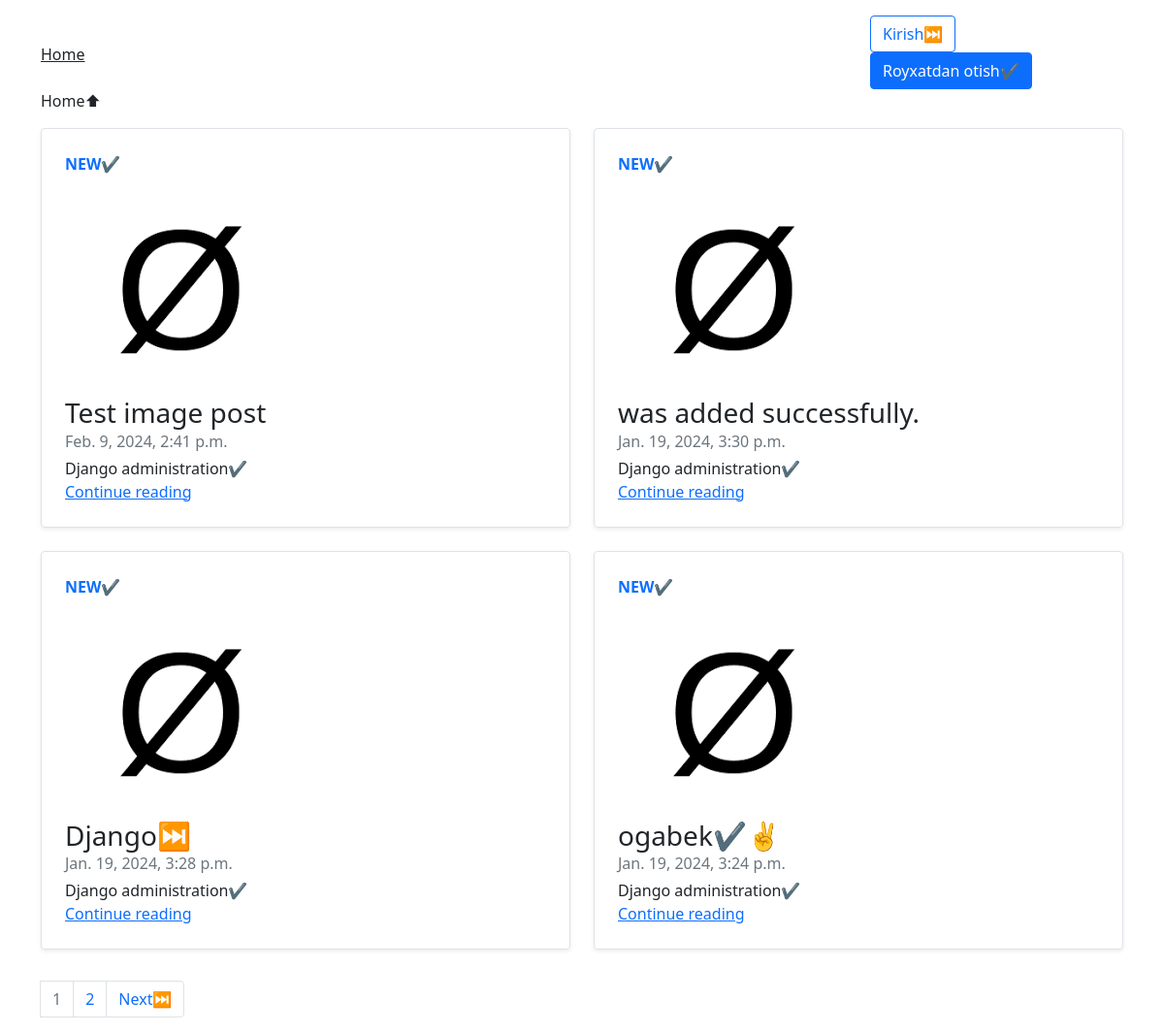
Screenshot of /blog/ with the database file from the repository.
### blog/models.py (models this page shows, shortened)
class Post(models.Model):
    class Status(models.TextChoices):
        DRAFT = 'DF', 'Draft'
        PUBLISHED = 'PB', 'Published'
    title = models.CharField(max_length=250)
    slug = models.SlugField(max_length=250, unique_for_date='publish')
    img = models.ImageField(upload_to='images/', blank=True)
    author = models.ForeignKey(User,
                            on_delete=models.CASCADE,
                            related_name='blog_posts')
    body = models.TextField()
    likes = models.ManyToManyField(User, through='Like', related_name='liked_post', blank=True)
    comments = models.ManyToManyField(User, through='Comment', related_name='commented_post', blank=True)
    publish = models.DateTimeField(default=timezone.now)
    created = models.DateTimeField(auto_now_add=True)
    updated = models.DateTimeField(auto_now=True)
    status = models.CharField(max_length=2,
                            choices=Status.choices,
                            default=Status.DRAFT)
    objects = models.Manager()
    published = PublishedManager()
    class Meta:
        ordering = ['-publish']
        indexes = [
            models.Index(fields=['-publish']),
        ]
    def get_absolute_url(self):
        return reverse("blog:post_detail", args=[
            self.publish.year,
            self.publish.month,
            self.publish.day,
            self.slug
        ])

### blog/views.py (the view)
# urls.py: path('blog/', views.PostListViews.as_view(), name='post_list'),
class PostListViews(ListView):
    queryset = Post.published.all()
    context_object_name = 'posts'
    paginate_by = 4
    template_name = 'blog/post/list.html'

### blog/templates/blog/post/list.html (shortened to what this page needs)
{% extends "blog/base.html" %}
{% block content %}
<div class="row mb-2">
    {% for post in posts %}
    <div class="col-md-6">
      <div class="row g-0 border rounded overflow-hidden flex-md-row mb-4 shadow-sm h-md-250 position-relative">
        <div class="col p-4 d-flex flex-column position-static" >
          <strong class="d-inline-block mb-2 text-primary">NEW✔</strong>
          {% if post.img %}
        <div>
          <img src="{{ post.img.url  }}" alt="{{  post.title  }}">
        </div>
          {% endif %}
          <h3 class="mb-0">{{ post.title }}</h3>
          <div class="mb-1 text-muted">{{ post.publish }}</div>
          <p class="card-text mb-auto">
            {{ post.body }}
          </p>
          <a href="{{ post.get_absolute_url }}" class="stretched-link">Continue reading</a>
        </div>
      </div>
    </div>
    {% endfor %}
  </div>
  {% include 'blog/paginition.html' with page=page_obj %}
{% endblock %}

### blog/templates/blog/base.html (shortened to what this page needs)
{% load static %}
<!DOCTYPE html>
<html>
<head>
    <link rel="stylesheet" href="https://cdn.jsdelivr.net/npm/bootstrap-icons@1.11.3/font/bootstrap-icons.min.css">
    <link href="https://cdn.jsdelivr.net/npm/bootstrap@5.0.2/dist/css/bootstrap.min.css" rel="stylesheet">
</head>
<body>
        <div class="container">
          <header class="blog-header py-3">
            <div class="row flex-nowrap justify-content-between align-items-center">
              <div class="col-4 pt-1">
                <a class="text-dark" href="{% url 'blog:home' %}">Home</a>
              </div>
              {% if not user.is_authenticated %}
              <div class="col-md-3">
                <a href="{% url 'blog:my_login' %}" type="button" class="btn btn-outline-primary me-2">Kirish⏭</a>
                <a href="{% url 'blog:signup' %}" type="button" class="btn btn-primary">Royxatdan otish✔</a>
              </div>
              {% endif %}
            </div> Home⬆
          </header>
          </div>
        <main class="container">
            {% block content%}
            {% endblock %}
        </main>
</body>
</html>

### blog/templates/blog/paginition.html (shortened to what this page needs)
{% if page.has_other_pages %}
<nav aria-label="Page navigation exemple">
  <ul class="pagination">
    {% for i in page.paginator.page_range %}
    {% if page.number == i %}
    <li class="page-item disabled"><a class="page-link">{{ i }}</a></li>
    {% else %}
    <li class="page-item"><a class="page-link" href="?page={{ i }}">{{ i }}</a></li>
    {% endif %}
    {% endfor %}
    {% if page.has_next %}
    <li class="page-item"><a class="page-link" href="?page={{ page.next_page_number }}">Next⏭</a></li>
    {% else %}
    <li class="page-item disabled"></li>
    {% endif %}
  </ul>
</nav>
{% endif %}

### rows the page displays
Post: img (picture), title "Test image post", publish "Feb. 9, 2024, 2:41 p.m.", body "Django administration✔"
Post: img (picture), title "was added successfully.", publish "Jan. 19, 2024, 3:30 p.m.", body "Django administration✔"
Post: img (picture), title "Django⏭", publish "Jan. 19, 2024, 3:28 p.m.", body "Django administration✔"
Post: img (picture), title "ogabek✔✌", publish "Jan. 19, 2024, 3:24 p.m.", body "Django administration✔"

### other values shown
{{ i }} "1"
{{ i }} "2"
